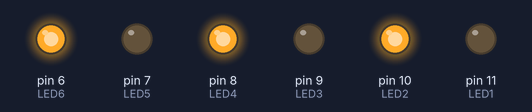
A sketch run on a simulated Arduino Uno, built with avr-gcc and run on an emulated ATmega328P. On the bench: output pins drawn as LEDs (lit = HIGH).

Above: at 0.5 s.
At 3.5 s:
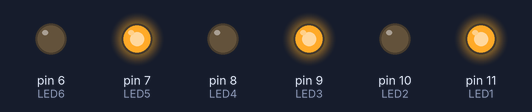
Timing chart, 0 to 4.6 s (numbered marks = the images above):
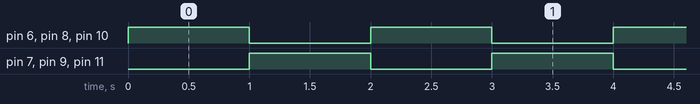

Measured:
- by itself, pin 6 (LED6), pin 7 (LED5), pin 8 (LED4), pin 9 (LED3), pin 10 (LED2), pin 11 (LED1): alternates HIGH for 1.0 s and LOW for 1.0 s
- by itself, everything shown: repeats every 2.0 s, in 3 steps

The sketch:

Blnking_led.ino
```cpp
#define LED1 11
#define LED2 10
#define LED3 9
#define LED4 8
#define LED5 7
#define LED6 6

void setup() {
  // put your setup code here, to run once:
pinMode(LED1,OUTPUT);
pinMode(LED2,OUTPUT);
pinMode(LED3,OUTPUT);
pinMode(LED4,OUTPUT);
pinMode(LED5,OUTPUT);
pinMode(LED6,OUTPUT);
}

void loop() {
  // put your main code here, to run repeatedly:
digitalWrite(LED2,HIGH);
digitalWrite(LED4,HIGH);
digitalWrite(LED6,HIGH);
delay(1000);

digitalWrite(LED2,LOW);
digitalWrite(LED4,LOW);
digitalWrite(LED6,LOW);
digitalWrite(LED1,HIGH);
digitalWrite(LED3,HIGH);
digitalWrite(LED5,HIGH);
delay(1000);

digitalWrite(LED1,LOW);
digitalWrite(LED3,LOW);
digitalWrite(LED5,LOW);
}
```
